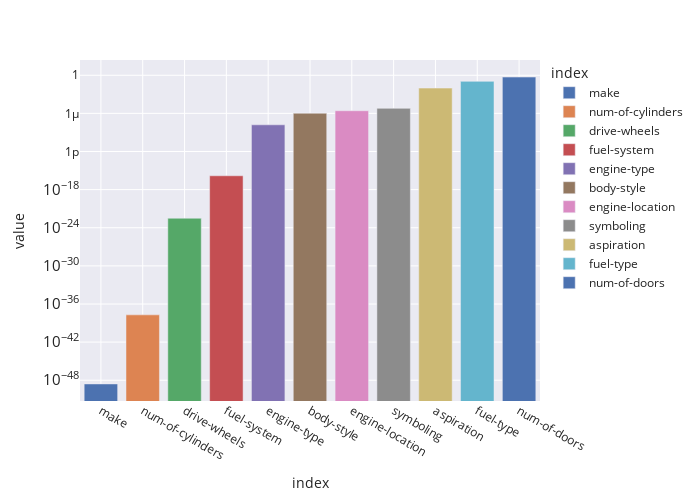

The code cell stored with this chart in its notebook:
### Code cell
p_values = pd.Series(p_values).sort_values().astype('category')
px.bar(p_values, log_y=True, color=p_values.index)

### Figure 1 — Plotly figure (JSON) as saved in the notebook; plotly's stock layout.template omitted (floating-point values rounded to 4 significant figures)
{"data": [{"alignmentgroup": "True", "hovertemplate": "index=%{x}<br>value=%{y}<extra></extra>", "legendgroup": "make", "marker": {"color": "rgb(76,114,176)"}, "name": "make", "offsetgroup": "make", "orientation": "v", "showlegend": true, "textposition": "auto", "type": "bar", "x": ["make"], "xaxis": "x", "y": [2.601e-49], "yaxis": "y"}, {"alignmentgroup": "True", "hovertemplate": "index=%{x}<br>value=%{y}<extra></extra>", "legendgroup": "num-of-cylinders", "marker": {"color": "rgb(221,132,82)"}, "name": "num-of-cylinders", "offsetgroup": "num-of-cylinders", "orientation": "v", "showlegend": true, "textposition": "auto", "type": "bar", "x": ["num-of-cylinders"], "xaxis": "x", "y": [1.943e-38], "yaxis": "y"}, {"alignmentgroup": "True", "hovertemplate": "index=%{x}<br>value=%{y}<extra></extra>", "legendgroup": "drive-wheels", "marker": {"color": "rgb(85,168,104)"}, "name": "drive-wheels", "offsetgroup": "drive-wheels", "orientation": "v", "showlegend": true, "textposition": "auto", "type": "bar", "x": ["drive-wheels"], "xaxis": "x", "y": [3.153e-23], "yaxis": "y"}, {"alignmentgroup": "True", "hovertemplate": "index=%{x}<br>value=%{y}<extra></extra>", "legendgroup": "fuel-system", "marker": {"color": "rgb(196,78,82)"}, "name": "fuel-system", "offsetgroup": "fuel-system", "orientation": "v", "showlegend": true, "textposition": "auto", "type": "bar", "x": ["fuel-system"], "xaxis": "x", "y": [1.514e-16], "yaxis": "y"}, {"alignmentgroup": "True", "hovertemplate": "index=%{x}<br>value=%{y}<extra></extra>", "legendgroup": "engine-type", "marker": {"color": "rgb(129,114,179)"}, "name": "engine-type", "offsetgroup": "engine-type", "orientation": "v", "showlegend": true, "textposition": "auto", "type": "bar", "x": ["engine-type"], "xaxis": "x", "y": [1.591e-08], "yaxis": "y"}, {"alignmentgroup": "True", "hovertemplate": "index=%{x}<br>value=%{y}<extra></extra>", "legendgroup": "body-style", "marker": {"color": "rgb(147,120,96)"}, "name": "body-style", "offsetgroup": "body-style", "orientation": "v", "showlegend": true, "textposition": "auto", "type": "bar", "x": ["body-style"], "xaxis": "x", "y": [1.055e-06], "yaxis": "y"}, {"alignmentgroup": "True", "hovertemplate": "index=%{x}<br>value=%{y}<extra></extra>", "legendgroup": "engine-location", "marker": {"color": "rgb(218,139,195)"}, "name": "engine-location", "offsetgroup": "engine-location", "orientation": "v", "showlegend": true, "textposition": "auto", "type": "bar", "x": ["engine-location"], "xaxis": "x", "y": [2.609e-06], "yaxis": "y"}, {"alignmentgroup": "True", "hovertemplate": "index=%{x}<br>value=%{y}<extra></extra>", "legendgroup": "symboling", "marker": {"color": "rgb(140,140,140)"}, "name": "symboling", "offsetgroup": "symboling", "orientation": "v", "showlegend": true, "textposition": "auto", "type": "bar", "x": ["symboling"], "xaxis": "x", "y": [6.228e-06], "yaxis": "y"}, {"alignmentgroup": "True", "hovertemplate": "index=%{x}<br>value=%{y}<extra></extra>", "legendgroup": "aspiration", "marker": {"color": "rgb(204,185,116)"}, "name": "aspiration", "offsetgroup": "aspiration", "orientation": "v", "showlegend": true, "textposition": "auto", "type": "bar", "x": ["aspiration"], "xaxis": "x", "y": [0.009573], "yaxis": "y"}, {"alignmentgroup": "True", "hovertemplate": "index=%{x}<br>value=%{y}<extra></extra>", "legendgroup": "fuel-type", "marker": {"color": "rgb(100,181,205)"}, "name": "fuel-type", "offsetgroup": "fuel-type", "orientation": "v", "showlegend": true, "textposition": "auto", "type": "bar", "x": ["fuel-type"], "xaxis": "x", "y": [0.1099], "yaxis": "y"}, {"alignmentgroup": "True", "hovertemplate": "index=%{x}<br>value=%{y}<extra></extra>", "legendgroup": "num-of-doors", "marker": {"color": "rgb(76,114,176)"}, "name": "num-of-doors", "offsetgroup": "num-of-doors", "orientation": "v", "showlegend": true, "textposition": "auto", "type": "bar", "x": ["num-of-doors"], "xaxis": "x", "y": [0.5211], "yaxis": "y"}], "layout": {"barmode": "relative", "height": 500, "legend": {"title": {"text": "index"}, "tracegroupgap": 0}, "margin": {"t": 60}, "width": 700, "xaxis": {"anchor": "y", "categoryarray": ["make", "num-of-cylinders", "drive-wheels", "fuel-system", "engine-type", "body-style", "engine-location", "symboling", "aspiration", "fuel-type", "num-of-doors"], "categoryorder": "array", "domain": [0, 1], "title": {"text": "index"}}, "yaxis": {"anchor": "x", "domain": [0, 1], "title": {"text": "value"}, "type": "log"}}}
